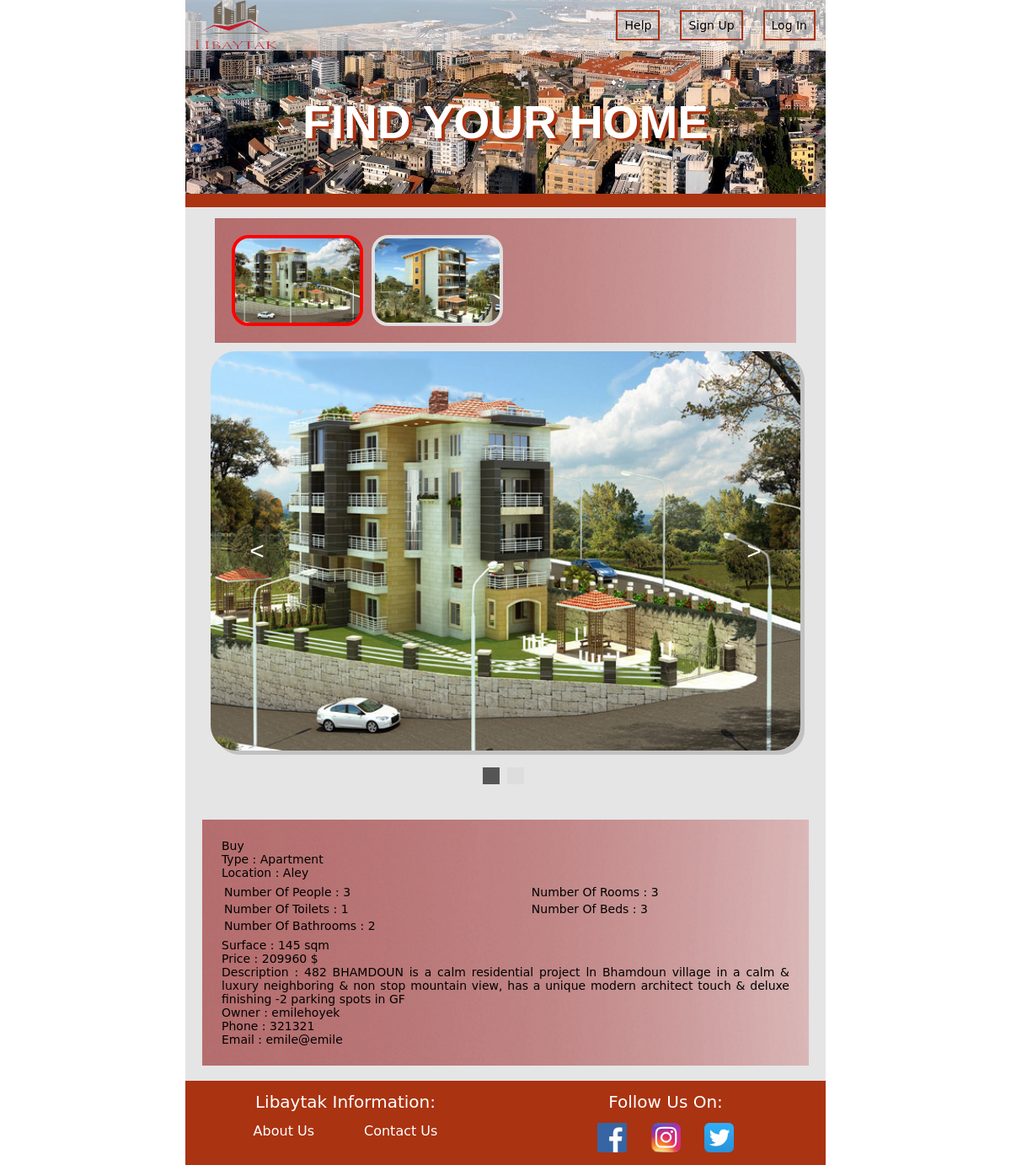
Screenshot of /libaytak/docs/description.php?id=1 with the database file from the repository.
### tables this page shows
CREATE TABLE IF NOT EXISTS `habitatpics` (
  `id` int(11) NOT NULL AUTO_INCREMENT,
  `id_habitat` int(11) NOT NULL,
  `directoryPIC` varchar(250) DEFAULT NULL,
  PRIMARY KEY (`id`),
  KEY `id_habitat` (`id_habitat`)
);

CREATE TABLE IF NOT EXISTS `habitat` (
  `id` int(11) NOT NULL AUTO_INCREMENT,
  `id_type` int(11) NOT NULL,
  `id_user` int(11) NOT NULL,
  `NbrOfPers` int(11) DEFAULT NULL,
  `RentBuy` tinyint(1) DEFAULT NULL,
  `description` varchar(250) DEFAULT NULL,
  `NbrOfRooms` int(11) DEFAULT NULL,
  `NbrOfToilets` int(11) DEFAULT NULL,
  `NbrOfBeds` int(11) DEFAULT NULL,
  `NbrOfBathrooms` int(11) DEFAULT NULL,
  `surface` bigint(20) DEFAULT NULL,
  `price` int(11) DEFAULT NULL,
  PRIMARY KEY (`id`),
  KEY `id_type` (`id_type`),
  KEY `id_user` (`id_user`)
);

CREATE TABLE IF NOT EXISTS `habitattypes` (
  `id` int(11) NOT NULL AUTO_INCREMENT,
  `habType` varchar(50) DEFAULT NULL,
  PRIMARY KEY (`id`)
);

CREATE TABLE IF NOT EXISTS `loccity` (
  `id` int(11) NOT NULL AUTO_INCREMENT,
  `city` varchar(50) DEFAULT NULL,
  `imagepath` varchar(255) DEFAULT NULL,
  PRIMARY KEY (`id`)
);

CREATE TABLE IF NOT EXISTS `users` (
  `id` int(11) NOT NULL AUTO_INCREMENT,
  `username` varchar(50) DEFAULT NULL,
  `passwd` varchar(250) DEFAULT NULL,
  `email` varchar(250) DEFAULT NULL,
  `phone` bigint(20) DEFAULT NULL,
  `age` date DEFAULT NULL,
  `gender` tinyint(1) DEFAULT NULL,
  PRIMARY KEY (`id`),
  UNIQUE KEY `username` (`username`),
  UNIQUE KEY `email` (`email`),
  UNIQUE KEY `phone` (`phone`)
);

### libaytak/docs/description.php (the view, shortened to what this page needs)
<!DOCTYPE html PUBLIC "-//W3C//DTD XHTML 1.0 Transitional//EN" "http://www.w3.org/TR/xhtml1/DTD/xhtml1-transitional.dtd">
<html xmlns="http://www.w3.org/1999/xhtml">
<head>
<link rel="stylesheet" href="../css/style.css" type="text/css" />
<link href="../css/webpage.css" rel="stylesheet" type="text/css" />
</head>
<body>
<table width="760" align="center" cellpadding="0" cellspacing="0">
  <tr>
    <td>
    	<table width="100%" cellspacing="0" cellpadding="0">
            <tr id="header">
        		<td height="60" >
                	<table width="100%" cellpadding="0" cellspacing="0" >
            			<tr style="background-color:rgba(255,255,255,0.6);">
            				<td width="40%">
            				<a href="Home.php"><img src="../images/logo.png" id="logo_image" alt="no image"></a></td>
            				<td width="60%">
                            <?php
                    			include "connect.php";
							?>
							</td>
           			 	</tr>
            			<tr>
            				<td height="170" colspan="2">
                            	<p id="slogan">Find your Home</p>
                            </td>
            			</tr>
         			</table></td>
      		</tr>
      		<tr style="background-color:#AA3311;">
        		<td>
                </td>
      		</tr>
      		<tr style="background-color:rgba(0,0,0,0.1);">
        		<td height="100%">
									<?php
						if(isset($_GET["id"])){
							$id = $_GET["id"];
							$description = "
									SELECT h.id_type,h.id_user,h.NbrOfPers,h.RentBuy,h.description,h.NbrOfRooms,h.NbrOfToilets,h.NbrOfBeds,
										h.NbrOfBathrooms,h.surface,h.price,ht.habType,lh.id_locCity,lh.coorX,lh.coorY,lc.city,u.username,u.email,u.phone
										FROM habitat h
										INNER JOIN habitattypes ht on h.id_type = ht.id
										INNER JOIN lochabitat lh on h.id = lh.id_habitat
										INNER JOIN users u on h.id_user = u.id
										INNER JOIN loccity lc on lh.id_locCity = lc.id WHERE h.id = $id";
							$execDes = $mysqli->query($description) or die("Error");
							$Des = $execDes->fetch_array();
							$pictures = "SELECT * FROM habitatpics WHERE id_habitat = $id";
					?>
					<table width="100%" border="0">
						<tr>
							<td>
						<div class="galleryContainer">
							<div class="galleryThumbnailsContainer">
								<div class="galleryThumbnails">
									<?php
										$execPics = $mysqli->query($pictures) or die("Error");
										$t = $execPics->num_rows + 1;
										for($i = 1; $i < $t; $i++){
											$Pics = $execPics->fetch_array();
											echo '<a href="javascript: changeimage(' . $i . ')" class="thumbnailsimage' . $i . '"><img src="'.$Pics['directoryPIC'].'" width="auto" height="100" alt="" /></a>';
										}
									?>
								</div>
							</div>
							<div class="galleryPreviewContainer">
								<div class="galleryPreviewImage">
									<?php
										$execPics = $mysqli->query($pictures) or die("Error");
										$j = $execPics->num_rows + 1;
										for($x = 1; $x < $j; $x++){
													$Pics = $execPics->fetch_array();
													echo '<img class="previewImage' . $x . '" src="'.$Pics['directoryPIC'].'" width="100%" height="auto" alt="" />';
										}
									?>
								</div>
								<div class="galleryPreviewArrows">
									<a href="#" class="previousSlideArrow">&lt;</a>
									<a href="#" class="nextSlideArrow">&gt;</a>
								</div>
							</div>
							<div class="galleryNavigationBullets">
								<?php
									for($i = 1; $i < $j; $i++){
										echo '<a href="javascript: changeimage(' . $i . ')" class="galleryBullet' . $i . '"><span>Bullet</span></a> ';
									}
								?>
							</div>
						</div>
							</td>
						</tr>
                        <tr>
                        	<td>
                        <table width="100%" border="0"  class="tabledescstyle">
						<tr >
							<td>
					<?php
							if($Des['RentBuy'] == 1)
								echo "Buy<br>";
							else
								echo "Rent<br>";
					?>
										Type : <?= $Des['habType']?><br>
										Location : <?= $Des['city']?>
								</td>
								</tr>
                        		<tr>
								<td>
								<table width="100%" border="0">
									<tr>
										<td>Number Of People : <?= $Des['NbrOfPers']?></td>
										<td>Number Of Rooms : <?= $Des['NbrOfRooms']?></td>
									</tr>
									<tr>
										<td>Number Of Toilets : <?= $Des['NbrOfToilets']?></td>
										<td>Number Of Beds : <?= $Des['NbrOfBeds']?></td>
									</tr>
									<tr>
										<td>Number Of Bathrooms : <?= $Des['NbrOfBathrooms']?></td>
										<td></td>
									</tr>
								</table>
								</td>
								</tr>
								<tr>
                                <td>
                                Surface : <?= $Des['surface']?> sqm<br>
                                Price : <?= $Des['price']?> $<br>
                                Description : <?= $Des['description']?><br>
                                Owner : <?= $Des['username']?><br>
                                Phone : <?= $Des['phone']?><br>
                                Email : <?= $Des['email']?><br>
                                </td>
                            	</tr>
							</table>
                            </td>
                       	</tr>
                    </table>
					<?php
						}else{
							echo "<h1>No Results Found</h1>";
						}
					?>
				</td>
      		</tr>
			<tr height="100" style="background-color:#aa3311">
       		  	<td>
              	<table width="100%" height="100%" border="0" cellspacing="0" cellpadding="0">
                	<tr>
                    	<td>
                        	<div class="footer_heading">
                            	<p>Libaytak Information:</p>
                            </div>
                        	<div class="link_div">
                            	<a href="aboutus.php" class="footer_links">About Us&nbsp;</a>
            					<a href="contactus.php" class="footer_links">Contact Us</a>
                            </div>
                        </td>
                    	<td>
                        	<div class="footer_heading">
                        		<p>Follow Us On:</p>
                            </div>
                            <div class="link_div">
          <a href="https://www.facebook.com/emile.hoyek" target="_blank"><img src="../images/fblogo.png" class="link_logo" alt="no image" style="margin-left:25px;"/></a>
          <a href="https://www.instagram.com/emilehoyek5/" target="_blank"><img src="../images/instalogo.png" class="link_logo" alt="no image" /></a>
          <a href="https://twitter.com/emilehoyek5" target="_blank"><img src="../images/twitterlogo.png" class="link_logo" alt="no image" /></a>
                            </div>
                        </td>
                    </tr>
                </table>
      			</td>
      		</tr>
    </table>
    </td>
  </tr>
</table>
</body>
</html>

### libaytak/css/style.css (style rules this page uses)
body { margin: 0; padding: 0; font-family: Arial, sans-serif; font-size: 14px; }
a, .galleryThumbnails img { transition: all 150ms linear; -webkit-transition: all 150ms linear; -moz-transition: all 150ms linear; }
.galleryContainer { margin:0 auto; width: 700px; }
.galleryPreviewContainer { text-align:center; position: relative; }
.galleryPreviewImage img { display: none; border-radius: 30px; -webkit-border-radius: 30px; -moz-border-radius: 30px; box-shadow: 5px 5px 0 0 #c1c1c1; position: relative; top: 0; left: 0; }
img.previewImage1 { display: block; }
.galleryPreviewArrows a { font-family: Arial; font-size: 30px; background: rgba(0,0,0, 0.3); width: 70px; height: 70px; line-height: 70px; display: block; text-align: center; color: #FFF; text-decoration: none; border-radius: 100px; -webkit-border-radius: 100px; -moz-border-radius: 100px; position: absolute; left: 20px; top: 50%; margin-top: -35px; }
a.nextSlideArrow { right: 20px; left: auto; }
.galleryNavigationBullets { text-align: center; margin-top: 20px; margin-bottom: 20px; }
.galleryNavigationBullets a { width: 20px; height: 20px; display: inline-block; margin-right: 5px; background: #ddd; }
.galleryNavigationBullets a:hover, .galleryNavigationBullets a.active { background: #555; }
.galleryThumbnailsContainer { background-image:url(../images/letters-background.png); background-repeat:no-repeat; width: 650px; overflow-x: auto; margin:10px auto; padding: 20px; }
.galleryThumbnails { width: 2000px; }
.galleryThumbnails img { border-radius: 20px; -webkit-border-radius: 20px; -moz-border-radius: 20px; margin-right: 10px; border: 4px solid #e0e0e0; position: relative; top: 0; }
.galleryThumbnails a.active img { border: 4px solid #F00; }
.tabledescstyle { background-image:url(../images/letters-background.png); margin:15px; width:720px; padding:20px; font-family:'Lucida Grande', 'Lucida Sans Unicode', 'Lucida Sans', 'DejaVu Sans', Verdana, sans-serif; text-align:justify; margin-left:17px; }

### libaytak/css/webpage.css (style rules this page uses)
p { padding:0; margin:0; font-family:'Lucida Grande', 'Lucida Sans Unicode', 'Lucida Sans', 'DejaVu Sans', Verdana, sans-serif; }
body { padding:0; margin:0; }
#slogan { color: White; font-family:sans-serif; text-transform:uppercase; font-weight:bold; font-size:55px; text-align:center; text-shadow: shadow1, shadow2, shadow3; text-shadow: 4px 3px 0px #aa3311, 9px 8px 0px rgba(0,0,0,0.15); cursor:default; }
#logo_image { width:100px; height:60px; margin-left:10px; }
.footer_heading { width: 300px; height: 37px; color: white; font-size: 20px; text-align:center; margin:0 auto; }
.link_div { width: 300px; height: 37px; text-align:center; margin:0 auto; }
.footer_links { font-size: 16px; text-decoration:none; font-family:'Lucida Grande', 'Lucida Sans Unicode', 'Lucida Sans', 'DejaVu Sans', Verdana, sans-serif; color:white; margin:25px; }
.link_logo { text-decoration:none; width:35px; height:35px; margin-right:25px; }

### rows the page displays
habitatpics: directoryPIC (picture)
habitatpics: directoryPIC (picture)
habitat: id_type.habType "Apartment", loccity.city "Aley", NbrOfPers "3", NbrOfRooms "3", NbrOfToilets "1", NbrOfBeds "3", NbrOfBathrooms "2", surface "145", price "209960", description "482 BHAMDOUN is a calm residential project ln Bhamdoun village in a calm & luxury neighboring & non stop mountain view, has a unique modern architect touch & deluxe finishing -2 parking spots in GF", id_user.username "emilehoyek", id_user.phone "321321", id_user.email "emile@emile"
